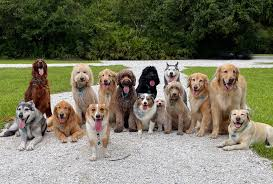
#> input picture images_1.jfif, 273 x 184 px
$ python -i app_fixed.py   (imports and definitions only)
#> lines starting #> are read from the running program, lines starting #| are printed output that depends on the picture; after the words box and inside, x2 and y2 are one past the last pixel; in counts of white or black regions, pixels touching at a corner belong together
# app_fixed.py
# [BrandName] - Modern Veterinary Landing Page
# Professional veterinary/canine health platform with AI-assisted posture screening

from typing import Dict, Tuple, List
import cv2
import numpy as np
import matplotlib.pyplot as plt
from PIL import Image, ImageOps
import streamlit as st

# =========================
# -------- CONFIG ---------
# =========================
# [280 lines not run here, left out]

# [1 line that did not run here, left out]

# [26 lines not run here, left out]

# [1 line that did not run here, left out]

# [47 lines not run here, left out]

# =========================
# CORE FUNCTIONALITY
# =========================

# Knowledge & Rules
TRANSITIONS = {
    ("START", "D"): "POSTURE_DETECTION",
    ("POSTURE_DETECTION", "N"): "NORMAL_STANDING",
    ("POSTURE_DETECTION", "PD"): "POSTURE_DISORDER",
    ("POSTURE_DETECTION", "F"): "FATIGUE",
    ("POSTURE_DETECTION", "MI"): "MOBILITY_ISSUE",
    ("NORMAL_STANDING", "R"): "DETECTION_RESULT",
    ("POSTURE_DISORDER", "R"): "DETECTION_RESULT",
    ("FATIGUE", "R"): "DETECTION_RESULT",
    ("MOBILITY_ISSUE", "R"): "DETECTION_RESULT",
}

POSTURE_INFO = {
    "N": ("NORMAL_STANDING", "Stable, neutral posture—no obvious abnormalities."),
    "PD": ("POSTURE_DISORDER", "Uneven stance/arching—possible spinal/skeletal issues."),
    "F": ("FATIGUE", "Slouched/low-energy stance—could indicate systemic weakness."),
    "MI": ("MOBILITY_ISSUE", "Shifted center/limp—joint/hip or neuro-motor concerns."),
}

DISORDER_LIBRARY = {
    "Healthy": "Neutral impression without posture red flags.",
    "Hip Dysplasia": "Abnormal hip formation → pain/instability; often in large breeds.",
    "Spinal Disorder": "IVDD/degenerative myelopathy, etc. → pain, weakness, neuro deficits.",
    "Digestive Disorder": "GI upset, appetite/weight changes; varied etiologies.",
    "Arthritis": "Degenerative joint disease → stiffness, reluctance, lameness.",
    "Pain (General)": "Guarding, reduced activity; many potential causes.",
    "Obesity": "High BCS; comorbid risks (joints, heart, diabetes).",
    "Neurological Disorder": "Brain/spinal/peripheral nerve issues → ataxia, paresis, seizures.",
}

DISORDER_ADVICE: Dict[str, str] = {
    "Healthy": "Maintain wellness checks, balanced diet, regular exercise.",
    "Hip Dysplasia": "Limit high-impact activity, weight management, joint supplements; imaging as advised.",
    "Spinal Disorder": "Restrict movement; avoid stairs/jumps; neurological exam and imaging.",
    "Digestive Disorder": "Hydration; bland diet trial; rule out parasites; vet care if persistent/acute.",
    "Arthritis": "Weight control; low-impact exercise; vet-guided NSAIDs; nutraceuticals.",
    "Pain (General)": "Observe mobility/behavior; schedule general vet evaluation.",
    "Obesity": "Calorie control + gradual activity; monitor BCS with your vet.",
    "Neurological Disorder": "Neuro workup (proprioception, cranial nerves); imaging as indicated.",
}

ALL_DISORDERS: List[str] = list(DISORDER_LIBRARY.keys())

POSTURE_TO_DISTRIBUTION: Dict[str, Dict[str, float]] = {
    "NORMAL_STANDING": {
        "Healthy": 0.90, "Obesity": 0.04, "Pain (General)": 0.03,
        "Arthritis": 0.01, "Hip Dysplasia": 0.01, "Spinal Disorder": 0.005,
        "Digestive Disorder": 0.005, "Neurological Disorder": 0.005,
    },
    "POSTURE_DISORDER": {
        "Spinal Disorder": 0.50, "Arthritis": 0.18, "Neurological Disorder": 0.12,
        "Pain (General)": 0.08, "Hip Dysplasia": 0.05, "Obesity": 0.03,
        "Digestive Disorder": 0.02, "Healthy": 0.02,
    },
    "FATIGUE": {
        "Digestive Disorder": 0.48, "Pain (General)": 0.18, "Obesity": 0.14,
        "Neurological Disorder": 0.09, "Arthritis": 0.05, "Spinal Disorder": 0.03,
        "Hip Dysplasia": 0.02, "Healthy": 0.01,
    },
    "MOBILITY_ISSUE": {
        "Hip Dysplasia": 0.45, "Arthritis": 0.25, "Neurological Disorder": 0.14,
        "Pain (General)": 0.08, "Spinal Disorder": 0.04, "Obesity": 0.03,
        "Digestive Disorder": 0.005, "Healthy": 0.005,
    },
}

def _np_img(pil: Image.Image) -> np.ndarray:
    return np.array(pil.convert("RGB"))

def _segment_largest_contour(img: np.ndarray):
    gray = cv2.cvtColor(img, cv2.COLOR_RGB2GRAY)
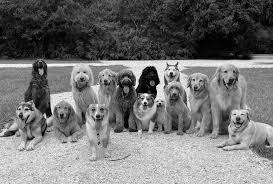
#> gray: shape (184, 273); min 0, max 255, mean 115.3
    blur = cv2.GaussianBlur(gray, (7, 7), 0)
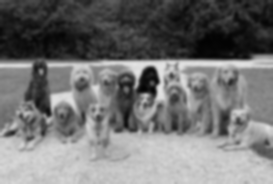
#> blur: shape (184, 273); min 2, max 227, mean 115.3
    _, thresh = cv2.threshold(blur, 0, 255, cv2.THRESH_BINARY + cv2.THRESH_OTSU)
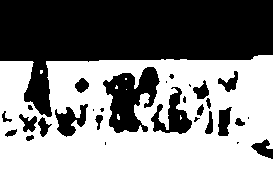
#> thresh: shape (184, 273); 54.7% white; 30 black regions (10 under 20 px)
    contours, _ = cv2.findContours(thresh, cv2.RETR_EXTERNAL, cv2.CHAIN_APPROX_SIMPLE)
#> contours = 2 contours, 1 with area under 20; largest, box (x1, y1, x2, y2) and area: (0, 55, 273, 184) 32161
    if not contours: return None, thresh
    largest = max(contours, key=cv2.contourArea)
#> largest = contour of 121 points, box (x1, y1, x2, y2) (0, 55, 273, 184), area 32161
    return largest if cv2.contourArea(largest) > 500 else None, thresh

# [42 lines left out: functions heuristic_posture_from_contour, run_dfa, infer_distribution, plot_multibar, not called in this run]

# =========================
# SIDEBAR
# =========================
# [6 lines not run here, left out]

# =========================
# TABS
# =========================
# [1 line that did not run here, left out]

# [119 lines not run here, left out]

>>> import cv2
>>> picture = cv2.cvtColor(cv2.imread('images_1.jfif'), cv2.COLOR_BGR2RGB)
>>> result = _segment_largest_contour(picture)

$ run again, on images_4.jfif
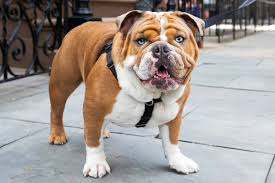
#> input picture images_4.jfif, 275 x 183 px
#> in _segment_largest_contour, `blur = cv2.GaussianBlur(gray, (7, 7), 0)`:
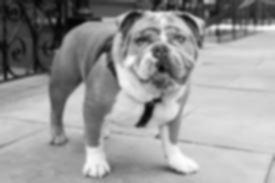
#> blur: shape (183, 275); min 5, max 253, mean 152.4
#> in _segment_largest_contour, `_, thresh = cv2.threshold(blur, 0, 255, cv2.THRESH_BINARY + cv2.THRESH..`:
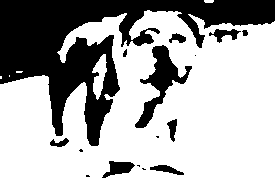
#> thresh: shape (183, 275); 67.6% white; 16 black regions (6 under 20 px)
#> contours = 6 contours, 4 with area under 20; largest, box (x1, y1, x2, y2) and area: (0, 10, 275, 183) 35348, (92, 54, 107, 100) 334
#> largest = contour of 436 points, box (x1, y1, x2, y2) (0, 10, 275, 183), area 35348
